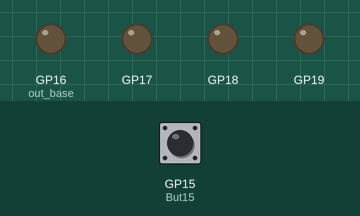
Recording of a program running on a simulated Raspberry Pi Pico running MicroPython. Shown: output pins drawn as LEDs (lit = HIGH). The inputs (shaded band) are chosen by the test bench; at power-on: GP15 (But15) LOW.

Above: at 1.2 s.
1.3 s: GP15 (But15) pulled HIGH for 0.15 s
At 2.2 s:
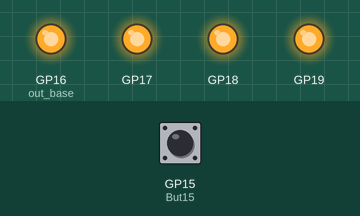
2.9 s: GP15 (But15) pulled HIGH for 1 s
At 3.4 s:
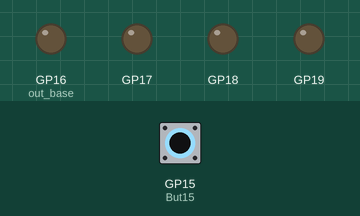
5.4 s: GP15 (But15) pulled HIGH for 3.2 s
At 6.5 s:
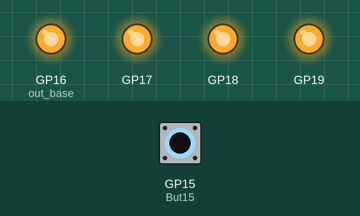
Timing chart, 0 to 8.4 s (numbered marks = the images above; inputs shaded):
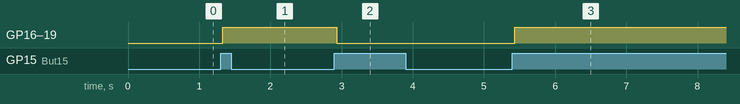

The program:

PW_93_PIO_buttonToggle.py
```python
## lesson 92 simple toggle switch minute 13, minute 25 for making it a toggle


'''
import rp2
import time
from machine import Pin
@rp2.asm_pio(out_init=(rp2.PIO.OUT_LOW,)*5,out_shiftdir=rp2.PIO.SHIFT_RIGHT)
def wait_pin_low():
    set(x,0b00000)
    wrap_target()
    # wait(polarity, src,index)
    # Polarity wating for a 0 or a 1
    # SRC  looking at the source for the polarity which can be a gpio pin, or a Pin, or an irq interrupt,
    ## the Pin parameter is relative to the in-base pin, can be 0, 1,2 etc
    # index   parmeter for the source.  woujld be the GPIO_Pin number or the 0,1,2 etc if a Pin for the src
    wait(1,pin,0)

    nop()[31] ## 16 milliseconds
    nop()[31]  ## another 16 milliseconds ot debounce the switch woth 32 milliseconds

    mov(x,invert(x))
    mov(pins,x)
    wait(0,pin,0)
    nop()[31] ## 16 milliseconds
    nop()[31]  ## another 16 milliseconds ot debounce the switch woth 32 milliseconds
    wrap()
pin15 = Pin(15,Pin.IN,Pin.PULL_DOWN)
sm0=rp2.StateMachine(0,wait_pin_low, in_base=Pin(14,Pin.PULL_DOWN),    freq=2000,out_base=Pin(16)) ## note that the input pin is instantiated here
sm0.active(1)
'''
##buttonm controlled binary counter
'''
import rp2
import time
from machine import Pin
@rp2.asm_pio(out_init=(rp2.PIO.OUT_LOW,)*5,out_shiftdir=rp2.PIO.SHIFT_RIGHT)
def wait_pin_low():
    #set(x,0b00000)
    #wrap_target()
    # wait(polarity, src,index)
    # Polarity wating for a 0 or a 1
    # SRC  looking at the source for the polarity which can be a gpio pin, or a Pin, or an irq interrupt,
    ## the Pin parameter is relative to the in-base pin, can be 0, 1,2 etc
    # index   parmeter for the source.  woujld be the GPIO_Pin number or the 0,1,2 etc if a Pin for the src

    wrap_target()
    set(x,0b1111)
    label('bitLoop')
    #mov(pins,x)
    mov(pins,invert(x))
    wait(1,pin,0)
    nop()[31]
    nop()[31]
    wait(0,pin,0)
    nop()[31]
    nop()[31]
    jmp(x_dec,'bitLoop')
    wrap()

pin15 = Pin(15,Pin.IN,Pin.PULL_DOWN)
sm0=rp2.StateMachine(0,wait_pin_low, in_base=Pin(14,Pin.IN,Pin.PULL_DOWN),    freq=2000,out_base=Pin(16)) ## note that the input pin is instantiated here
sm0.active(1)
'''

'''
count down button counter,  count up if use mov(pins,invert(x))
lesson93
'''
'''
import rp2
from machine import Pin

@rp2.asm_pio(out_init=(rp2.PIO.OUT_LOW,)*4,out_shiftdir=rp2.PIO.SHIFT_RIGHT)
def pioProg():
    #set(x,0b0000)   ## for a SIMPLE  switch having gthe set here was fine, but if need to change it, then needs to be in loop
    wrap_target()
    set(x,0b1111)
    label('loop')
    mov(pins,invert(x))		## the invert makes it a count up binary
    wait(1,pin,1)
    nop()[31]
    nop()[31]
    wait(0,pin,1)
    nop()[31]
    nop()[31]
    jmp(x_dec,'loop')
    wrap()

## if I use StateMachine.init() I get help with all the parameters and then delete the 'init'
But15=Pin(15,Pin.IN,Pin.PULL_DOWN)
sm0=rp2.StateMachine(0,pioProg,in_base=Pin(14,Pin.IN,Pin.PULL_DOWN),freq=2000,out_base=Pin(16))
sm0.active(1)
#####
### lesson92 wait button control TOGGLE
'''

import rp2
from machine import Pin

@rp2.asm_pio(out_init=(rp2.PIO.OUT_LOW,)*4,out_shiftdir=rp2.PIO.SHIFT_RIGHT)
def pioProg():
    set(x,0b0000)
    wrap_target()
    wait(1,pin,1)
    nop()[31]
    nop()[31]
    mov(x,invert(x))
    mov(pins,x)
    wait(0,pin,1)
    nop()[31]
    nop()[31]
    wrap()

## if I use StateMachine.init() I get help with all the parameters and then delete the 'init'
But15=Pin(15,Pin.IN,Pin.PULL_DOWN)
sm0=rp2.StateMachine(0,pioProg,in_base=Pin(14,Pin.IN,Pin.PULL_DOWN),freq=2000,out_base=Pin(16))
sm0.active(1)
try:
    while True:
       pass

except KeyboardInterrupt:
    sm0.active(0)
    print('All Done')
```

Measured:
- after the input at 1.3 s, GP16 (out_base), GP17–19: LOW → HIGH at once
- after the input at 2.9 s, GP16 (out_base), GP17–19: HIGH → LOW at once
- after the input at 5.4 s, GP16 (out_base), GP17–19: LOW → HIGH at once
